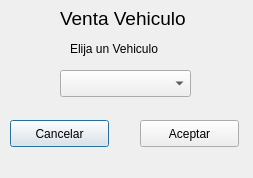
<?xml version="1.0" encoding="UTF-8"?>
<ui version="4.0">
 <class>Venta_vehiculo</class>
 <widget class="QDialog" name="Venta_vehiculo">
  <property name="geometry">
   <rect>
    <x>0</x>
    <y>0</y>
    <width>253</width>
    <height>178</height>
   </rect>
  </property>
  <property name="windowTitle">
   <string/>
  </property>
  <widget class="QLabel" name="label">
   <property name="geometry">
    <rect>
     <x>60</x>
     <y>10</y>
     <width>131</width>
     <height>17</height>
    </rect>
   </property>
   <property name="font">
    <font>
     <pointsize>14</pointsize>
    </font>
   </property>
   <property name="text">
    <string>Venta Vehiculo</string>
   </property>
  </widget>
  <widget class="QLabel" name="label_2">
   <property name="geometry">
    <rect>
     <x>70</x>
     <y>40</y>
     <width>111</width>
     <height>17</height>
    </rect>
   </property>
   <property name="text">
    <string>Elija un Vehiculo</string>
   </property>
  </widget>
  <widget class="QComboBox" name="cb_venta_vehiculo">
   <property name="geometry">
    <rect>
     <x>60</x>
     <y>70</y>
     <width>131</width>
     <height>27</height>
    </rect>
   </property>
  </widget>
  <widget class="QPushButton" name="pb_venta_vehiculo_cancelar">
   <property name="geometry">
    <rect>
     <x>10</x>
     <y>120</y>
     <width>99</width>
     <height>27</height>
    </rect>
   </property>
   <property name="text">
    <string>Cancelar</string>
   </property>
  </widget>
  <widget class="QPushButton" name="pb_venta_vehiculo_aceptar">
   <property name="geometry">
    <rect>
     <x>140</x>
     <y>120</y>
     <width>99</width>
     <height>27</height>
    </rect>
   </property>
   <property name="text">
    <string>Aceptar</string>
   </property>
  </widget>
 </widget>
 <resources/>
 <connections>
  <connection>
   <sender>pb_venta_vehiculo_cancelar</sender>
   <signal>clicked()</signal>
   <receiver>Venta_vehiculo</receiver>
   <slot>close()</slot>
   <hints>
    <hint type="sourcelabel">
     <x>61</x>
     <y>128</y>
    </hint>
    <hint type="destinationlabel">
     <x>70</x>
     <y>154</y>
    </hint>
   </hints>
  </connection>
 </connections>
</ui>
